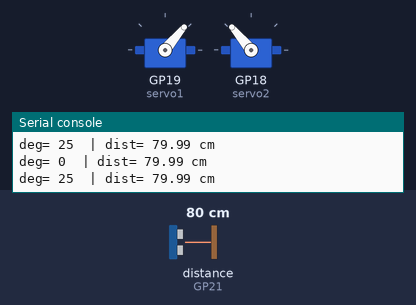
The program below on a simulated Raspberry Pi Pico running MicroPython. On the bench: 2 × servo, the last lines printed to the serial console. The test bench sets the inputs (shaded band); at power-on: distance to the obstacle (sensor on GP21) 80 cm. The echo pulse lasts 58.3 µs per cm; the stepper is drawn at 200 steps a turn; servo angles are drawn from the pulse width (0.5 ms = 0°, 2.5 ms = 180°).

Above: at 4.77 s.
4.8 s: distance to the obstacle (sensor on GP21) set to 2 cm
At 5.5 s:
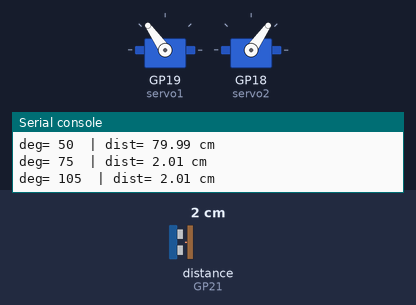
7.8 s: distance to the obstacle (sensor on GP21) set to 9 cm
At 8.4 s:
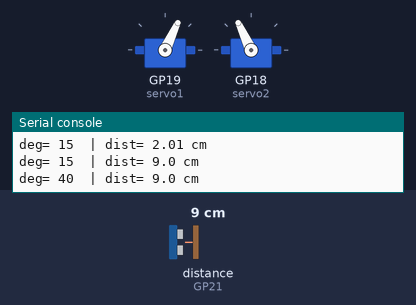
Timing chart, 0 to 16.8 s (numbered marks = the images above; inputs shaded):
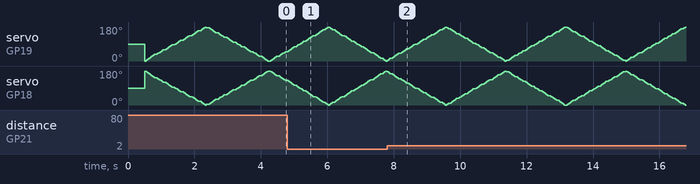

The program:

main_ultra_servos_test.py
```python
# main_ultra_servos_test.py
# Prueba: Ultrasonido (HC-SR04) + 2 servos
# Usa: config.py + sensors.py

import time
from machine import Pin, PWM
from config import Config
from sensors import Ultrasonido

# ---------------- Servo helper ----------------
class Servo:
    """
    Servo estándar 50Hz:
      - pulso ~500..2500 us (configurable)
      - ángulo 0..180
    """
    def __init__(self, pin, min_us=500, max_us=2500, freq=50):
        self.pwm = PWM(Pin(pin))
        self.pwm.freq(freq)
        self.freq = freq
        self.period_us = int(1_000_000 / freq)
        self.min_us = int(min_us)
        self.max_us = int(max_us)
        self._us = (self.min_us + self.max_us) // 2
        self.write_us(self._us)

    def _clamp(self, x, a, b):
        return a if x < a else b if x > b else x

    def write_us(self, us):
        us = int(self._clamp(us, self.min_us, self.max_us))
        self._us = us
        duty = int(us * 65535 / self.period_us)
        self.pwm.duty_u16(duty)

    def write_angle(self, deg):
        deg = self._clamp(float(deg), 0.0, 180.0)
        us = self.min_us + (self.max_us - self.min_us) * (deg / 180.0)
        self.write_us(us)

    def deinit(self):
        try:
            self.pwm.deinit()
        except:
            pass


# ---------------- Ultrasonido helper ----------------
def median(vals):
    vals = sorted(vals)
    n = len(vals)
    return vals[n // 2]

def read_distance_cm(usonic, samples=3, delay_ms=25):
    """
    Lee varias veces, ignora -1 (timeout) y devuelve mediana.
    """
    good = []
    for _ in range(samples):
        d = usonic.distancia_cm()
        if d != -1:
            good.append(d)
        time.sleep_ms(delay_ms)
    if not good:
        return None
    return median(good)


# ---------------- Main test ----------------
def main():
    print("🔧 Test Ultrasonido + 2 Servos")
    print("Servos:", Config.SERVO1_PIN, Config.SERVO2_PIN, "min/max(us)=", Config.SERVO_MIN_US, Config.SERVO_MAX_US)
    print("Ultrasonido TRIG/ECHO:", Config.TRIG_PIN, Config.ECHO_PIN, "timeout(us)=", Config.US_TIMEOUT_US)

    # Instancias desde tu config
    servo1 = Servo(Config.SERVO1_PIN, Config.SERVO_MIN_US, Config.SERVO_MAX_US, freq=50)  # :contentReference[oaicite:2]{index=2}
    servo2 = Servo(Config.SERVO2_PIN, Config.SERVO_MIN_US, Config.SERVO_MAX_US, freq=50)  # :contentReference[oaicite:3]{index=3}
    usonic = Ultrasonido(Config.TRIG_PIN, Config.ECHO_PIN, timeout_us=Config.US_TIMEOUT_US)  # :contentReference[oaicite:4]{index=4} :contentReference[oaicite:5]{index=5}

    # Centrar servos
    servo1.write_angle(90)
    servo2.write_angle(90)
    time.sleep_ms(500)

    print("\n➡️ Barrido: servo1 0→180→0 y servo2 al revés. Ctrl+C para parar.\n")

    deg = 0
    step = 5
    direction = 1

    last_print = time.ticks_ms()

    try:
        while True:
            # mover servos
            servo1.write_angle(deg)
            servo2.write_angle(180 - deg)

            # ultrasonido (no cada loop para que no se trabe)
            now = time.ticks_ms()
            if time.ticks_diff(now, last_print) >= 250:  # 4 Hz
                last_print = now
                dist = read_distance_cm(usonic, samples=3, delay_ms=15)
                if dist is None:
                    print("deg=", deg, " | dist= TIMEOUT (-1)")
                else:
                    print("deg=", deg, " | dist=", dist, "cm")

            # actualizar ángulo
            deg += direction * step
            if deg >= 180:
                deg = 180
                direction = -1
            elif deg <= 0:
                deg = 0
                direction = 1

            time.sleep_ms(40)  # velocidad de barrido

    except KeyboardInterrupt:
        print("\n🛑 Stop por usuario.")
    finally:
        # deja servos centrados
        try:
            servo1.write_angle(90)
            servo2.write_angle(90)
            time.sleep_ms(300)
        except:
            pass
        servo1.deinit()
        servo2.deinit()

main()
```

config.py
```python
# config.py
class Config:
    # ================= UART Jetson <-> Pico =================
    UART_ID = 0
    UART_BAUDRATE = 115200
    UART_TX_PIN = 17  # TX net en tu PCB -> GP17
    UART_RX_PIN = 16  # RX net en tu PCB -> GP16

    # ================= Motores (L298N) =================
    # Formato: (IN1, IN2, PWM, invert)
    # OJO: FL/FR/RL/RR puede requerir re-mapeo según tu cableado real
    MOTORS = {
        "FL": (4, 3, 2,  False),  # Motor 1: AIN1=GP7, AIN2=GP8, PWMA=GP6
        "FR": (8, 7, 6,  False),   # Motor 2: BIN1=GP3, BIN2=GP4, PWMB=GP2
        "RL": (12, 11, 10, False), # Motor 3: CIN1=GP13, CIN2=GP14, PWMC=GP15
        "RR": (13, 14, 15, False),  # Motor 4: DIN1=GP11, DIN2=GP12, PWMD=GP10
    }

    MOTOR_PWM_FREQ = 1000
    LOOP_HZ = 20
    LOOP_DELAY = 1 / LOOP_HZ
    FAILSAFE_MS = 2000

    # ================= Servos =================
    SERVO1_PIN = 19  # SERVO1 net -> GP19
    SERVO2_PIN = 18  # SERVO2 net -> GP18

    SERVO_MIN_US = 500
    SERVO_MAX_US = 2500

    # ================= Ultrasonido =================
    TRIG_PIN = 20     # TRIG net -> GP20
    ECHO_PIN = 21     # ECHO net -> GP21
    US_TIMEOUT_US = 30000

    # ================= IMU (MPU-6050 por I2C) =================
    I2C_ID = 1
    IMU_SDA = 26      # SDA net -> GP26
    IMU_SCL = 27      # SCL net -> GP27
    I2C_FREQ = 400000
```

sensors.py
```python
# sensors.py
import time
from machine import Pin
from machine import time_pulse_us

class Ultrasonido:
    def __init__(self, trig_pin, echo_pin, timeout_us=30000):
        self.trig = Pin(trig_pin, Pin.OUT)
        self.echo = Pin(echo_pin, Pin.IN)
        self.timeout_us = timeout_us
        self.trig.value(0)

    def distancia_cm(self):
        # pulso trig
        self.trig.value(0)
        time.sleep_us(2)
        self.trig.value(1)
        time.sleep_us(10)
        self.trig.value(0)

        # mide pulso high del echo
        try:
            dur = time_pulse_us(self.echo, 1, self.timeout_us)
        except OSError:
            return -1

        if dur < 0:
            return -1

        # distancia = (dur_us * 0.0343) / 2
        return round((dur * 0.0343) / 2, 2)
```
